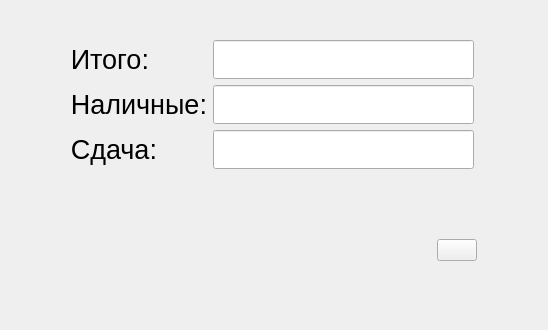
<?xml version="1.0" encoding="UTF-8"?>
<ui version="4.0">
 <class>dialog</class>
 <widget class="Dialog" name="dialog">
  <property name="windowModality">
   <enum>Qt::ApplicationModal</enum>
  </property>
  <property name="geometry">
   <rect>
    <x>0</x>
    <y>0</y>
    <width>548</width>
    <height>330</height>
   </rect>
  </property>
  <property name="windowTitle">
   <string>Сдача</string>
  </property>
  <widget class="QWidget" name="gridLayoutWidget">
   <property name="geometry">
    <rect>
     <x>70</x>
     <y>40</y>
     <width>407</width>
     <height>221</height>
    </rect>
   </property>
   <layout class="QGridLayout" name="gridLayout">
    <item row="0" column="0">
     <widget class="QLabel" name="label">
      <property name="sizePolicy">
       <sizepolicy hsizetype="Fixed" vsizetype="Fixed">
        <horstretch>0</horstretch>
        <verstretch>0</verstretch>
       </sizepolicy>
      </property>
      <property name="font">
       <font>
        <pointsize>20</pointsize>
       </font>
      </property>
      <property name="text">
       <string>Итого:</string>
      </property>
      <property name="alignment">
       <set>Qt::AlignRight|Qt::AlignTrailing|Qt::AlignVCenter</set>
      </property>
     </widget>
    </item>
    <item row="1" column="0">
     <widget class="QLabel" name="label_2">
      <property name="sizePolicy">
       <sizepolicy hsizetype="Fixed" vsizetype="Fixed">
        <horstretch>0</horstretch>
        <verstretch>0</verstretch>
       </sizepolicy>
      </property>
      <property name="font">
       <font>
        <pointsize>20</pointsize>
       </font>
      </property>
      <property name="text">
       <string>Наличные:</string>
      </property>
      <property name="alignment">
       <set>Qt::AlignRight|Qt::AlignTrailing|Qt::AlignVCenter</set>
      </property>
     </widget>
    </item>
    <item row="2" column="0">
     <widget class="QLabel" name="label_3">
      <property name="sizePolicy">
       <sizepolicy hsizetype="Fixed" vsizetype="Fixed">
        <horstretch>0</horstretch>
        <verstretch>0</verstretch>
       </sizepolicy>
      </property>
      <property name="font">
       <font>
        <pointsize>20</pointsize>
       </font>
      </property>
      <property name="text">
       <string>Сдача:</string>
      </property>
      <property name="alignment">
       <set>Qt::AlignRight|Qt::AlignTrailing|Qt::AlignVCenter</set>
      </property>
     </widget>
    </item>
    <item row="0" column="1">
     <widget class="MyNumericEdit" name="lineEditItog">
      <property name="sizePolicy">
       <sizepolicy hsizetype="Fixed" vsizetype="Fixed">
        <horstretch>0</horstretch>
        <verstretch>0</verstretch>
       </sizepolicy>
      </property>
      <property name="font">
       <font>
        <pointsize>20</pointsize>
        <weight>75</weight>
        <bold>true</bold>
       </font>
      </property>
      <property name="focusPolicy">
       <enum>Qt::NoFocus</enum>
      </property>
      <property name="contextMenuPolicy">
       <enum>Qt::NoContextMenu</enum>
      </property>
      <property name="readOnly">
       <bool>true</bool>
      </property>
     </widget>
    </item>
    <item row="2" column="1">
     <widget class="MyNumericEdit" name="lineEditSdacha">
      <property name="sizePolicy">
       <sizepolicy hsizetype="Fixed" vsizetype="Fixed">
        <horstretch>0</horstretch>
        <verstretch>0</verstretch>
       </sizepolicy>
      </property>
      <property name="font">
       <font>
        <pointsize>20</pointsize>
        <weight>75</weight>
        <bold>true</bold>
       </font>
      </property>
      <property name="focusPolicy">
       <enum>Qt::NoFocus</enum>
      </property>
      <property name="contextMenuPolicy">
       <enum>Qt::NoContextMenu</enum>
      </property>
      <property name="readOnly">
       <bool>true</bool>
      </property>
     </widget>
    </item>
    <item row="1" column="1">
     <widget class="MyNumericEdit" name="lineEditCash">
      <property name="sizePolicy">
       <sizepolicy hsizetype="Fixed" vsizetype="Fixed">
        <horstretch>0</horstretch>
        <verstretch>0</verstretch>
       </sizepolicy>
      </property>
      <property name="font">
       <font>
        <pointsize>20</pointsize>
        <weight>75</weight>
        <bold>true</bold>
       </font>
      </property>
      <property name="contextMenuPolicy">
       <enum>Qt::NoContextMenu</enum>
      </property>
      <property name="text">
       <string/>
      </property>
     </widget>
    </item>
    <item row="3" column="1">
     <layout class="QVBoxLayout" name="verticalLayout_2">
      <item>
       <spacer name="verticalSpacer">
        <property name="orientation">
         <enum>Qt::Vertical</enum>
        </property>
        <property name="sizeHint" stdset="0">
         <size>
          <width>20</width>
          <height>40</height>
         </size>
        </property>
       </spacer>
      </item>
      <item>
       <layout class="QHBoxLayout" name="horizontalLayout">
        <item>
         <spacer name="horizontalSpacer">
          <property name="orientation">
           <enum>Qt::Horizontal</enum>
          </property>
          <property name="sizeHint" stdset="0">
           <size>
            <width>40</width>
            <height>20</height>
           </size>
          </property>
         </spacer>
        </item>
        <item>
         <widget class="QPushButton" name="buttonOk">
          <property name="sizePolicy">
           <sizepolicy hsizetype="Fixed" vsizetype="Fixed">
            <horstretch>0</horstretch>
            <verstretch>0</verstretch>
           </sizepolicy>
          </property>
          <property name="focusPolicy">
           <enum>Qt::NoFocus</enum>
          </property>
          <property name="text">
           <string/>
          </property>
          <property name="icon">
           <iconset>
            <disabledoff>../../resources/ok.png</disabledoff>
           </iconset>
          </property>
         </widget>
        </item>
       </layout>
      </item>
     </layout>
    </item>
   </layout>
  </widget>
 </widget>
 <customwidgets>
  <customwidget>
   <class>Dialog</class>
   <extends>QDialog</extends>
   <header>dialog.h</header>
  </customwidget>
  <customwidget>
   <class>MyNumericEdit</class>
   <extends>QLineEdit</extends>
   <header>mynumericedit.h</header>
  </customwidget>
 </customwidgets>
 <resources/>
 <connections/>
</ui>
